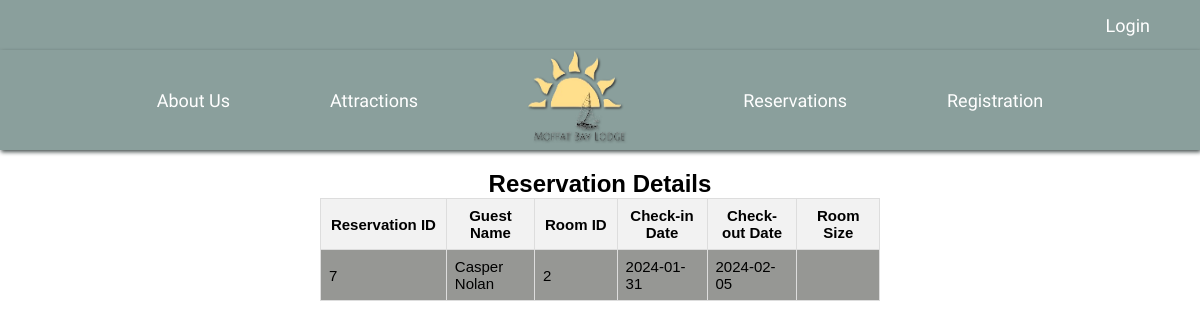
/reservation_details.php?id=7, run on the app's committed database.
### tables this page shows
CREATE TABLE Reservations (
   reservation_id INT AUTO_INCREMENT PRIMARY KEY,
   guest_id INT,
   room_id INT,
   num_of_guests INT,
   check_in_date DATE NOT NULL,
   check_out_date DATE NOT NULL,
   room_size VARCHAR(255) NOT NULL,
   FOREIGN KEY (guest_id) REFERENCES Guests(guest_id),
   FOREIGN KEY (room_id) REFERENCES Rooms(room_id)
);

CREATE TABLE Guests (
   guest_id INT AUTO_INCREMENT PRIMARY KEY,
   first_name VARCHAR(255) NOT NULL,
   last_name VARCHAR(255) NOT NULL,
   telephone VARCHAR(20) NOT NULL,
   email VARCHAR(255) NOT NULL,
   password VARCHAR(255) NOT NULL,
   registration_date DATETIME NOT NULL DEFAULT NOW(),
   last_login_date DATE
);

### reservation_details.php (the view, shortened to what this page needs)
<!DOCTYPE html>
<html lang="en">
<head>
</head>
<body>
    <div class="container">
        <h1>Reservation Details</h1>
        <div class="details-table-container">
            <table class="details-table">
                <thead>
                    <tr>
                        <th>Reservation ID</th>
                        <th>Guest Name</th>
                        <th>Room ID</th>
                        <th>Check-in Date</th>
                        <th>Check-out Date</th>
                        <th>Room Size</th>
                    </tr>
                </thead>
                <tbody>
                    <?php
                    include 'config.php';
                    if (isset($_GET['id']) && ctype_digit($_GET['id'])) {
                        $reservation_id = $_GET['id'];
                        $reservation_id = intval($reservation_id);
                        $query = "SELECT r.*, g.first_name, g.last_name, g.telephone, g.email, rm.room_size
                                  FROM reservations r
                                  INNER JOIN guests g ON r.guest_id = g.guest_id
                                  INNER JOIN Rooms rm ON r.room_id = rm.room_id
                                  WHERE reservation_id = $reservation_id";
                        $result = $con->query($query);
                        if ($result && $result->num_rows > 0) {
                            $row = $result->fetch_assoc();
                            echo "<tr>";
                            echo "<td>" . $row['reservation_id'] . "</td>";
                            echo "<td>" . $row['first_name'] . " " . $row['last_name'] . "</td>";
                            echo "<td>" . $row['room_id'] . "</td>";
                            echo "<td>" . $row['check_in_date'] . "</td>";
                            echo "<td>" . $row['check_out_date'] . "</td>";
                            echo "<td>" . $row['room_size'] . "</td>";
                            echo "</tr>";
                        } else {
                            echo "<tr><td colspan='6'>Reservation not found.</td></tr>";
                        }
                    } else {
                        echo "<tr><td colspan='6'>Invalid reservation ID.</td></tr>";
                    }
                    ?>
                </tbody>
            </table>
        </div>
    </div>
</body>
</html>

### shared/styles.css (style rules this page uses)
* { margin: 0; padding: 0; box-sizing: border-box; }
#navbar { display: flex; justify-content: center; align-items: center; width: 100vw; height: 100px; background-color: #8a9f9c; font-family: "Julius Sans One", sans-serif; filter: drop-shadow(1px 2px 2px #414b4a); }
#login { display: flex; justify-content: right; align-items: center; width: 100vw; height: 50px; background-color: #8a9f9c; font-family: "Julius Sans One", sans-serif; }
#login a { padding: 0px 50px; color: white; text-decoration: none; font-size: large; }
#navbar img { width: 125px; height: 125px; -webkit-filter: drop-shadow(1px 1px 1px #222); filter: drop-shadow(1px 1px 1px #222); }
#navbar a { padding: 0px 50px; color: white; text-decoration: none; font-size: large; }
body { font-family: Arial, sans-serif; margin: 0; padding: 0; display: flex; flex-direction: column; height: 100vh; }
body { font-family: Arial, sans-serif; margin: 0; padding: 0; }
h1 { margin: 0; }
h1 { margin: 0; font-size: 24px; }
.container { max-width: 600px; margin: 0 auto; padding: 20px; }
table { font-family: sans-serif; border-collapse: collapse; width: 90%; margin: auto; }
th { text-align: center; padding: 8px; width: 10%; }
td { border: 1px solid #94978b; text-align: left; padding: 8px; width: 10%; }
tr:nth-child(odd) { background-color: #969794; }

### reservation_details.php (style rules this page uses)
.container { text-align: center; padding: 20px; }
h1 { font-size: 24px; margin-bottom: 20px; }
.details-table-container { overflow-x: auto; }
.details-table { width: 100%; border-collapse: collapse; font-size: 15px; }
.details-table th, .details-table td { border: 1px solid #dddddd; padding: 8px; }
.details-table th { background-color: #f2f2f2; }

### data on the page
reservations: reservation_id "7", guest.first_name "Casper", guest.last_name "Nolan", room "2", check_in_date "2024-01-31", check_out_date "2024-02-05"
